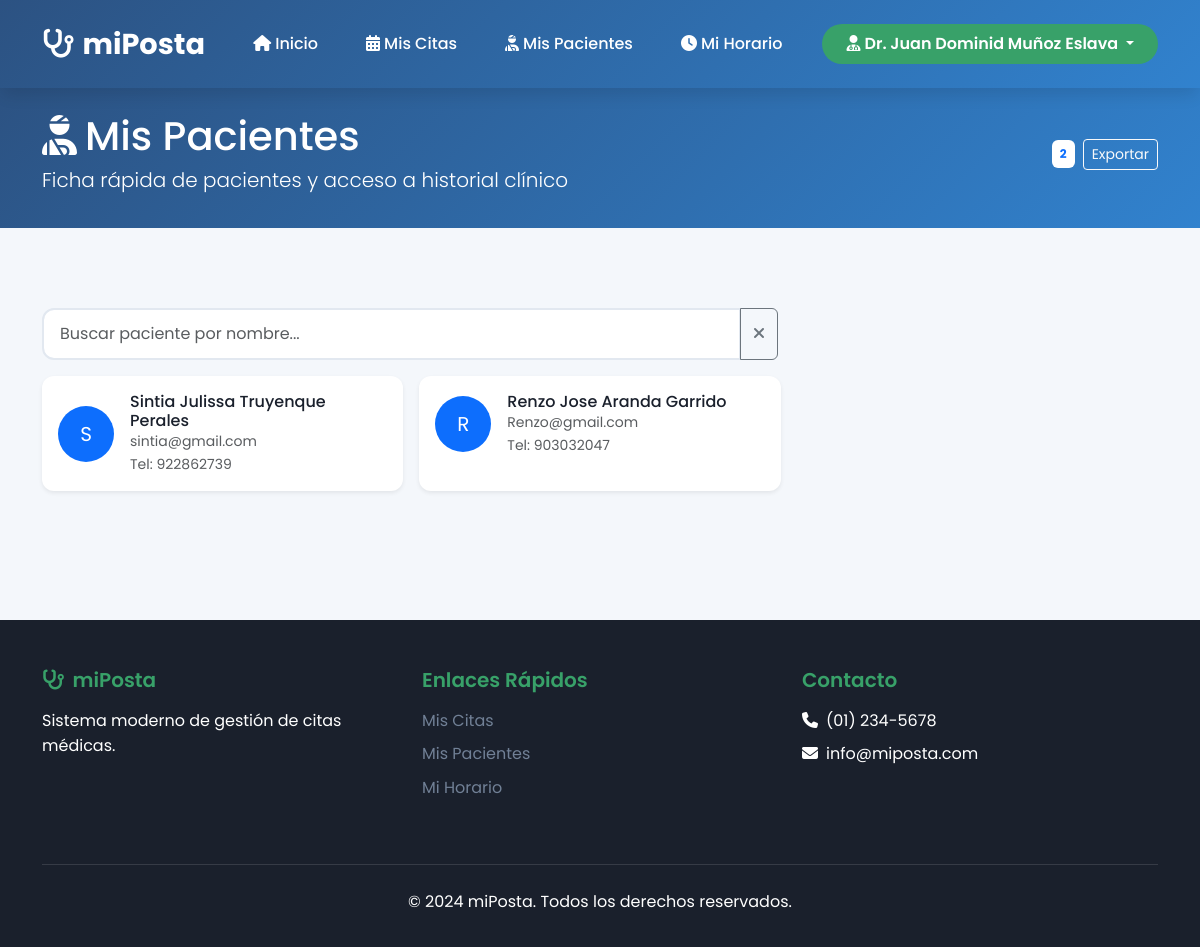
/medico/mis-pacientes/ (signed in), run on an earlier commit of the app's database.
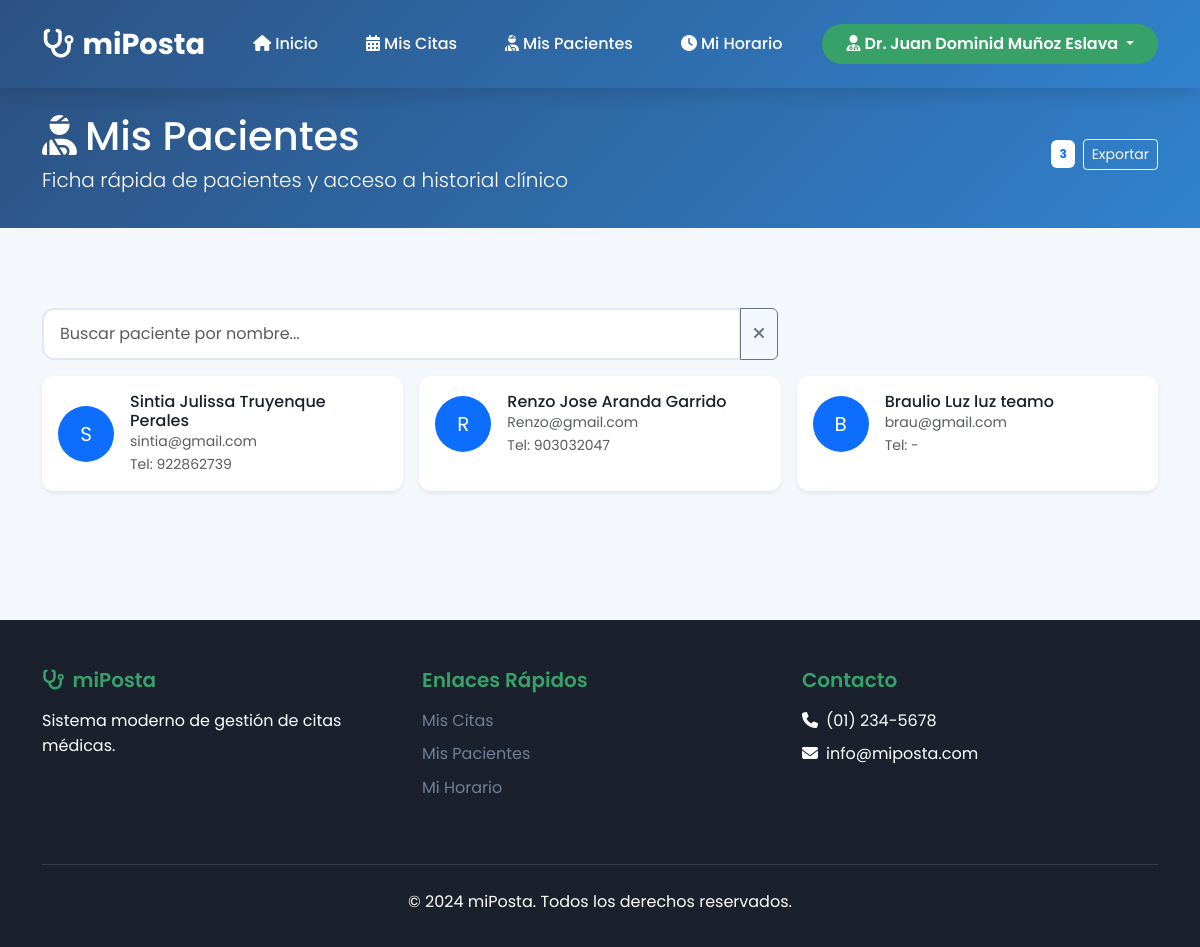
And on a later commit of the database.
### core/models.py (models this page shows, shortened)
class Usuario(AbstractUser):
    ROLES = [
        ('ADMIN', 'Administrador'),
        ('MEDICO', 'Médico'),
        ('PACIENTE', 'Paciente'),
    ]
    rol = models.CharField(max_length=10, choices=ROLES, default='PACIENTE')
    telefono = models.CharField(max_length=15, blank=True)
    direccion = models.TextField(blank=True)
    fecha_nacimiento = models.DateField(null=True, blank=True)
    class Meta:
        db_table = 'usuarios'
        verbose_name = 'Usuario'
        verbose_name_plural = 'Usuarios'

### core/views.py (the view)
# urls.py: path('medico/mis-pacientes/', views.medico_mis_pacientes, name='medico_mis_pacientes'),
@login_required
def medico_mis_pacientes(request):
    if request.user.rol != 'MEDICO':
        messages.error(request, 'No tienes permisos para acceder')
        return redirect('login')
    pacientes_ids = Cita.objects.filter(
        medico=request.user
    ).values_list('paciente', flat=True).distinct()
    pacientes = Usuario.objects.filter(id__in=pacientes_ids)
    context = {
        'pacientes': pacientes,
        'total_pacientes': pacientes.count(),
    }
    return render(request, 'medico/pages/mis_pacientes.html', context)

### templates/medico/pages/mis_pacientes.html (shortened to what the changed rows need)
{% load static %}
<!DOCTYPE html>
<html lang="es">
<head>
  <link href="https://cdn.jsdelivr.net/npm/bootstrap@5.3.2/dist/css/bootstrap.min.css" rel="stylesheet">
  <link rel="stylesheet" href="https://cdnjs.cloudflare.com/ajax/libs/font-awesome/6.4.0/css/all.min.css">
  <link rel="stylesheet" href="{% static 'css/styles.css' %}">
</head>
<body>
  <section class="dashboard-header">
    <div class="container">
      <div class="row align-items-center">
        <div class="col-lg-8">
          <h1 class="mb-1"><i class="fas fa-user-injured me-2"></i>Mis Pacientes</h1>
        </div>
        <div class="col-lg-4 text-lg-end mt-3 mt-lg-0">
          <div class="d-inline-flex align-items-center gap-2">
            <span class="badge bg-white text-primary p-2 rounded">
              {% if pacientes.paginator %}
                {{ pacientes.paginator.count }}
              {% else %}
                {{ pacientes|length }}
              {% endif %}
            </span>
            <a href="#" class="btn btn-outline-light btn-sm">Exportar</a>
          </div>
        </div>
      </div>
    </div>
  </section>
  <main class="section-padding">
    <div class="container">
      {% if pacientes %}
      <div class="row g-3">
        {% for p in pacientes %}
        <div class="col-md-6 col-lg-4">
          <article class="p-3 bg-white patient-card shadow-sm card-custom h-100">
            <div class="d-flex align-items-center">
              <div class="me-3">
                <div class="avatar bg-primary text-white">
                  {% if p.first_name %}
                    {{ p.first_name|slice:":1"|upper }}
                  {% else %}
                    <i class="fas fa-user"></i>
                  {% endif %}
                </div>
              </div>
              <div class="flex-grow-1">
                <h6 class="mb-0">{{ p.get_full_name|default:p.username }}</h6>
                <small class="text-muted d-block">{{ p.email|default:"-" }}</small>
                <small class="text-muted d-block">Tel: {{ p.telefono|default:"-" }}</small>
              </div>
            </div>
          </article>
        </div>
        {% endfor %}
      </div>
      {% endif %}
    </div>
  </main>
</body>
</html>

What changed in the data, as far as the page shows it:
added Usuario: first_name "B", get_full_name "Braulio Luz luz teamo", email "brau@gmail.com", telefono "-"
Also different on the page:
{{ pacientes|length }}: "2" → "3"
